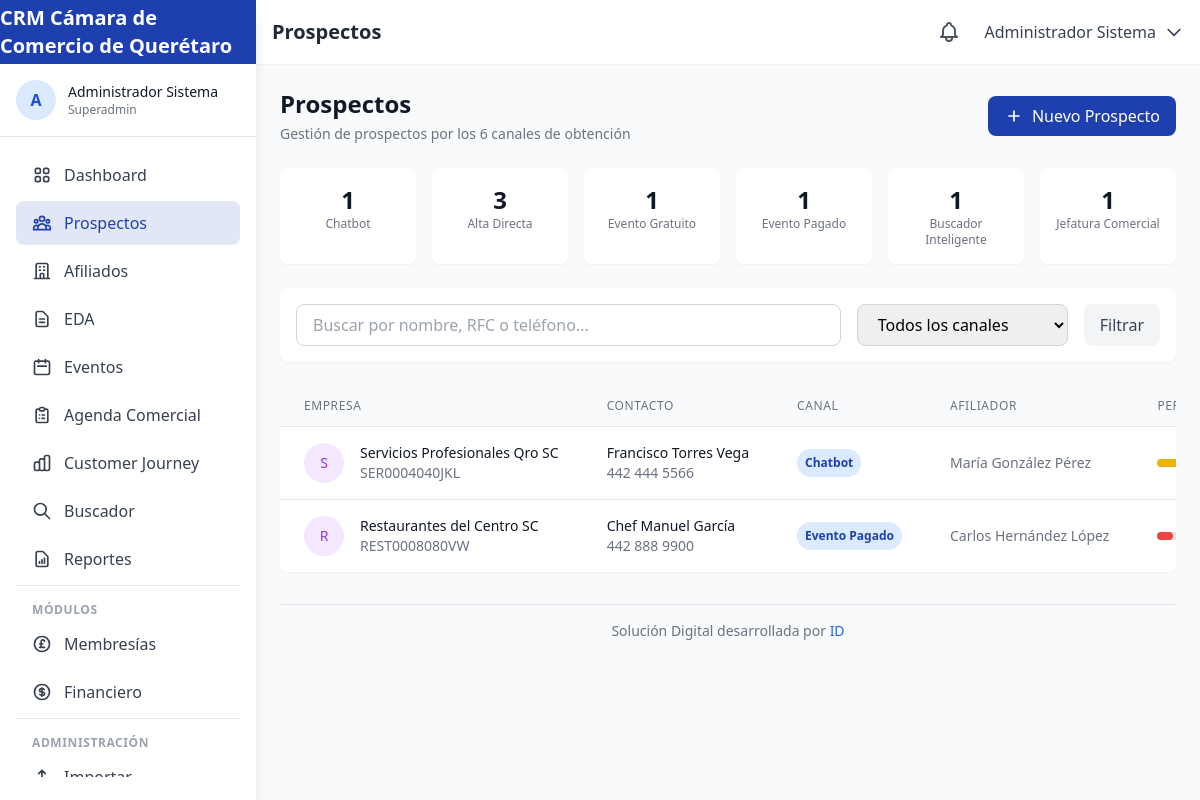
Page /prospectos (signed in) on the committed database.
### tables this page shows
CREATE TABLE IF NOT EXISTS `contacts` (
    `id` INT UNSIGNED AUTO_INCREMENT PRIMARY KEY,
    `rfc` VARCHAR(13) UNIQUE,
    `whatsapp` VARCHAR(20),
    `contact_type` ENUM('afiliado', 'exafiliado', 'prospecto', 'nuevo_usuario', 'funcionario', 'publico_general', 'consejero_propietario', 'consejero_invitado', 'mesa_directiva') DEFAULT 'nuevo_usuario',
    `business_name` VARCHAR(255),
    `commercial_name` VARCHAR(255),
    `owner_name` VARCHAR(255),
    `legal_representative` VARCHAR(255),
    `corporate_email` VARCHAR(255),
    `phone` VARCHAR(20),
    `industry` VARCHAR(100),
    `niza_classification` VARCHAR(10),
    `products_sells` JSON COMMENT '4 principales productos que vende',
    `products_buys` JSON COMMENT '2 principales productos que compra',
    `discount_percentage` DECIMAL(5,2) DEFAULT 0,
    `commercial_address` TEXT,
    `fiscal_address` TEXT,
    `city` VARCHAR(100),
    `state` VARCHAR(100) DEFAULT 'Querétaro',
    `postal_code` VARCHAR(10),
    `google_maps_url` VARCHAR(500),
    `website` VARCHAR(255),
    `facebook` VARCHAR(255),
    `instagram` VARCHAR(255),
    `linkedin` VARCHAR(255),
    `twitter` VARCHAR(255),
    `whatsapp_sales` VARCHAR(20),
    `whatsapp_purchases` VARCHAR(20),
    `whatsapp_admin` VARCHAR(20),
    `profile_completion` TINYINT UNSIGNED DEFAULT 0 COMMENT 'Porcentaje de completitud 0-100',
    `completion_stage` ENUM('A', 'B', 'C') DEFAULT 'A',
    `assigned_affiliate_id` INT UNSIGNED COMMENT 'Afiliador asignado',
    `source_channel` ENUM('chatbot', 'alta_directa', 'evento_gratuito', 'evento_pagado', 'buscador', 'jefatura_comercial') DEFAULT 'alta_directa',
    `notes` TEXT,
    `is_validated` TINYINT(1) DEFAULT 0 COMMENT 'Para consejeros y mesa directiva',
    `validated_by` INT UNSIGNED,
    `created_at` TIMESTAMP DEFAULT CURRENT_TIMESTAMP,
    `updated_at` TIMESTAMP DEFAULT CURRENT_TIMESTAMP ON UPDATE CURRENT_TIMESTAMP,
    FOREIGN KEY (`assigned_affiliate_id`) REFERENCES `users`(`id`) ON DELETE SET NULL,
    FOREIGN KEY (`validated_by`) REFERENCES `users`(`id`) ON DELETE SET NULL,
    INDEX `idx_contact_type` (`contact_type`),
    INDEX `idx_rfc` (`rfc`),
    INDEX `idx_whatsapp` (`whatsapp`)
);

CREATE TABLE IF NOT EXISTS `users` (
    `id` INT UNSIGNED AUTO_INCREMENT PRIMARY KEY,
    `role_id` INT UNSIGNED NOT NULL,
    `email` VARCHAR(255) NOT NULL UNIQUE,
    `password` VARCHAR(255) NOT NULL,
    `name` VARCHAR(100) NOT NULL,
    `phone` VARCHAR(20),
    `whatsapp` VARCHAR(20),
    `avatar` VARCHAR(255),
    `is_active` TINYINT(1) DEFAULT 1,
    `last_login` TIMESTAMP NULL,
    `created_at` TIMESTAMP DEFAULT CURRENT_TIMESTAMP,
    `updated_at` TIMESTAMP DEFAULT CURRENT_TIMESTAMP ON UPDATE CURRENT_TIMESTAMP,
    FOREIGN KEY (`role_id`) REFERENCES `roles`(`id`)
);

### app/views/prospects/index.php (the view, shortened to what the rows shown need)
<div class="space-y-6">
    <div class="flex flex-col sm:flex-row sm:items-center sm:justify-between">
        <div>
            <h2 class="text-2xl font-bold text-gray-900">Prospectos</h2>
        </div>
    </div>
    <div class="bg-white rounded-lg shadow-sm overflow-hidden">
        <div class="overflow-x-auto">
            <table class="min-w-full divide-y divide-gray-200">
                <thead class="bg-gray-50">
                    <tr>
                        <th class="px-6 py-3 text-left text-xs font-medium text-gray-500 uppercase tracking-wider">Empresa</th>
                        <th class="px-6 py-3 text-left text-xs font-medium text-gray-500 uppercase tracking-wider">Contacto</th>
                        <th class="px-6 py-3 text-left text-xs font-medium text-gray-500 uppercase tracking-wider">Canal</th>
                        <th class="px-6 py-3 text-left text-xs font-medium text-gray-500 uppercase tracking-wider">Afiliador</th>
                        <th class="px-6 py-3 text-left text-xs font-medium text-gray-500 uppercase tracking-wider">Perfil</th>
                    </tr>
                </thead>
                <tbody class="bg-white divide-y divide-gray-200">
                    <?php if (empty($prospects)): ?>
                    <tr>
                        <td colspan="7" class="px-6 py-12 text-center text-gray-500">
                            No hay prospectos registrados
                        </td>
                    </tr>
                    <?php else: ?>
                    <?php foreach ($prospects as $prospect): ?>
                    <tr class="hover:bg-gray-50">
                        <td class="px-6 py-4 whitespace-nowrap">
                            <div class="flex items-center">
                                <div class="flex-shrink-0 h-10 w-10 bg-purple-100 rounded-full flex items-center justify-center">
                                    <span class="text-purple-600 font-medium text-sm">
                                        <?php echo substr($prospect['business_name'] ?? 'P', 0, 1); ?>
                                    </span>
                                </div>
                                <div class="ml-4">
                                    <div class="text-sm font-medium text-gray-900">
                                        <?php echo htmlspecialchars($prospect['business_name'] ?? $prospect['owner_name'] ?? 'Sin nombre'); ?>
                                    </div>
                                    <div class="text-sm text-gray-500">
                                        <?php echo htmlspecialchars($prospect['rfc'] ?? '-'); ?>
                                    </div>
                                </div>
                            </div>
                        </td>
                        <td class="px-6 py-4 whitespace-nowrap">
                            <div class="text-sm text-gray-900"><?php echo htmlspecialchars($prospect['owner_name'] ?? '-'); ?></div>
                            <div class="text-sm text-gray-500"><?php echo htmlspecialchars($prospect['phone'] ?? $prospect['whatsapp'] ?? '-'); ?></div>
                        </td>
                        <td class="px-6 py-4 whitespace-nowrap">
                            <span class="px-2 py-1 inline-flex text-xs leading-5 font-semibold rounded-full bg-blue-100 text-blue-800">
                                <?php echo $channels[$prospect['source_channel']] ?? $prospect['source_channel']; ?>
                            </span>
                        </td>
                        <td class="px-6 py-4 whitespace-nowrap text-sm text-gray-500">
                            <?php echo htmlspecialchars($prospect['affiliator_name'] ?? 'Sin asignar'); ?>
                        </td>
                        <td class="px-6 py-4 whitespace-nowrap">
                            <div class="flex items-center">
                                <div class="w-16 bg-gray-200 rounded-full h-2 mr-2">
                                    <div class="bg-<?php echo $prospect['profile_completion'] >= 70 ? 'green' : ($prospect['profile_completion'] >= 35 ? 'yellow' : 'red'); ?>-500 h-2 rounded-full"
                                         style="width: <?php echo $prospect['profile_completion']; ?>%"></div>
                                </div>
                            </div>
                        </td>
                    </tr>
                    <?php endforeach; ?>
                    <?php endif; ?>
                </tbody>
            </table>
        </div>
    </div>
</div>

### rows in the picture
contacts: business_name "S", business_name "Servicios Profesionales Qro SC", rfc "SER0004040JKL", owner_name "Francisco Torres Vega", phone "442 444 5566", source_channel "Chatbot", assigned_affiliate.name "María González Pérez", profile_completion 35 (drawn)
contacts: business_name "R", business_name "Restaurantes del Centro SC", rfc "REST0008080VW", owner_name "Chef Manuel García", phone "442 888 9900", source_channel "Evento Pagado", assigned_affiliate.name "Carlos Hernández López", profile_completion 25 (drawn)

### other values in the picture
$siteName "CRM Cámara de Comercio de Querétaro"
mb_substr($_SESSION['user_name'] ?? 'U', 0, 1, 'UTF-8') "A"
$_SESSION['user_name'] "Administrador Sistema"
$_SESSION['user_role'] "Superadmin"
$pageTitle "Prospectos"
$count "1"
$label "Chatbot"
$count "3"
$label "Alta Directa"
$label "Evento Gratuito"
$label "Evento Pagado"
$label "Buscador Inteligente"
$label "Jefatura Comercial"
